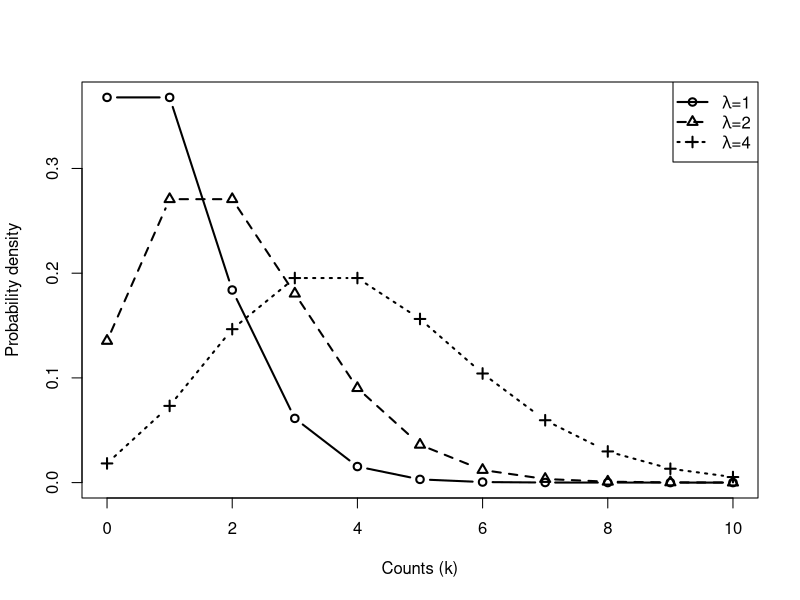
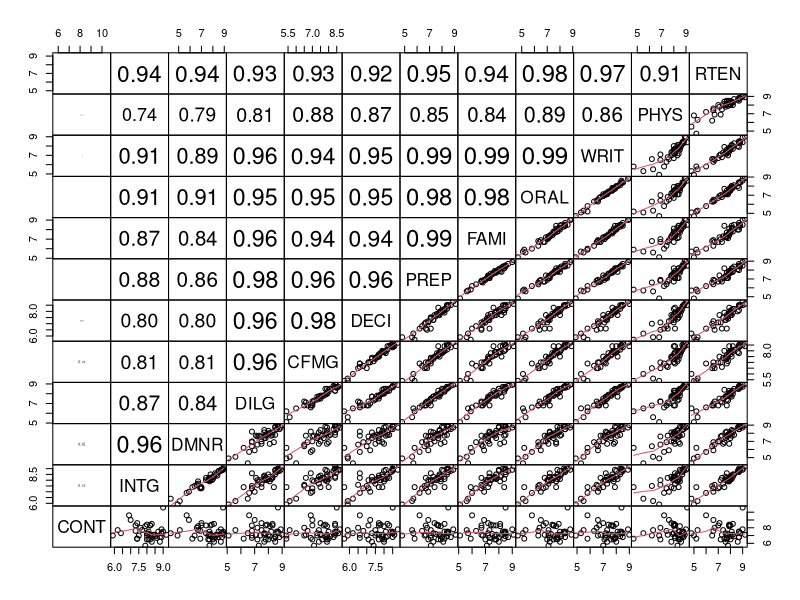
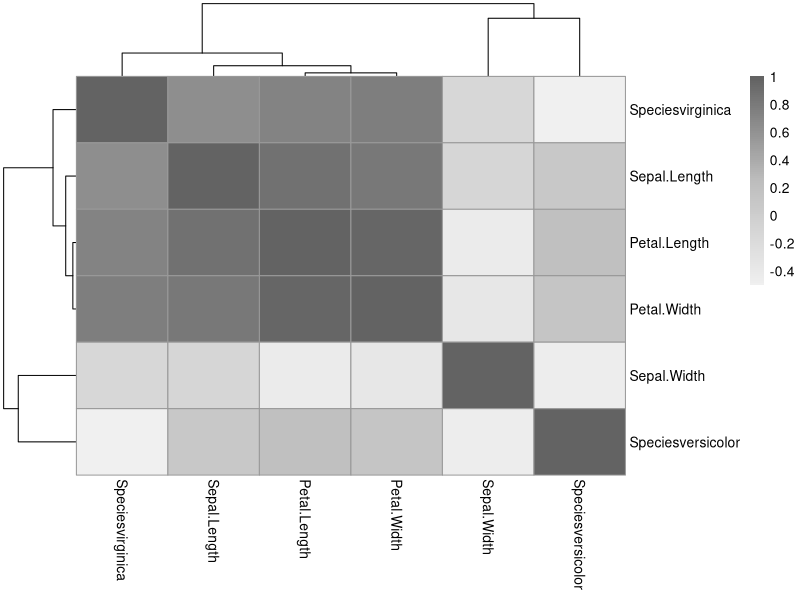

Write R code to recreate these figures, in order.
## ---- chunk 1
par(cex=1)  #increase size of type and axes
plot(x=0:10, y=dpois(0:10, lambda=1), 
     type="b", lwd=2,
     xlab="Counts (k)", ylab="Probability density")
lines(x=0:10, y=dpois(0:10, lambda=2), 
      type="b", lwd=2, lty=2, pch=2)
lines(x=0:10, dpois(0:10, lambda=4), 
      type="b", lwd=2, lty=3, pch=3)
legend("topright", lwd=2, lty=1:3, pch=1:3,
       legend=c(expression(paste(lambda, "=1")),
                expression(paste(lambda, "=2")),
                expression(paste(lambda, "=4"))))
## ---- chunk 2
panel.cor <- function(x, y, digits = 2, prefix = "", cex.cor, ...)
{
    usr <- par("usr"); on.exit(par(usr=usr))
    par(usr = c(0, 1, 0, 1))
    r <- abs(cor(x, y))
    txt <- format(c(r, 0.123456789), digits = digits)[1]
    txt <- paste0(prefix, txt)
    if(missing(cex.cor)) cex.cor <- 0.8/strwidth(txt)
    text(0.5, 0.5, txt, cex = cex.cor * r)
}
pairs(USJudgeRatings, lower.panel = panel.smooth, upper.panel = panel.cor,
      gap=0, row1attop=FALSE)
## ---- chunk 3
mm <- model.matrix( ~ ., data = iris)
pheatmap::pheatmap(cor(mm[, -1]), #-1 gets rid of intercept column
  color = colorRampPalette(c("#f0f0f0", "#bdbdbd", "#636363"))(100))
## ---- chunk 4
fit <- lm(Sepal.Width ~ ., data = iris)
car::vif(fit)
